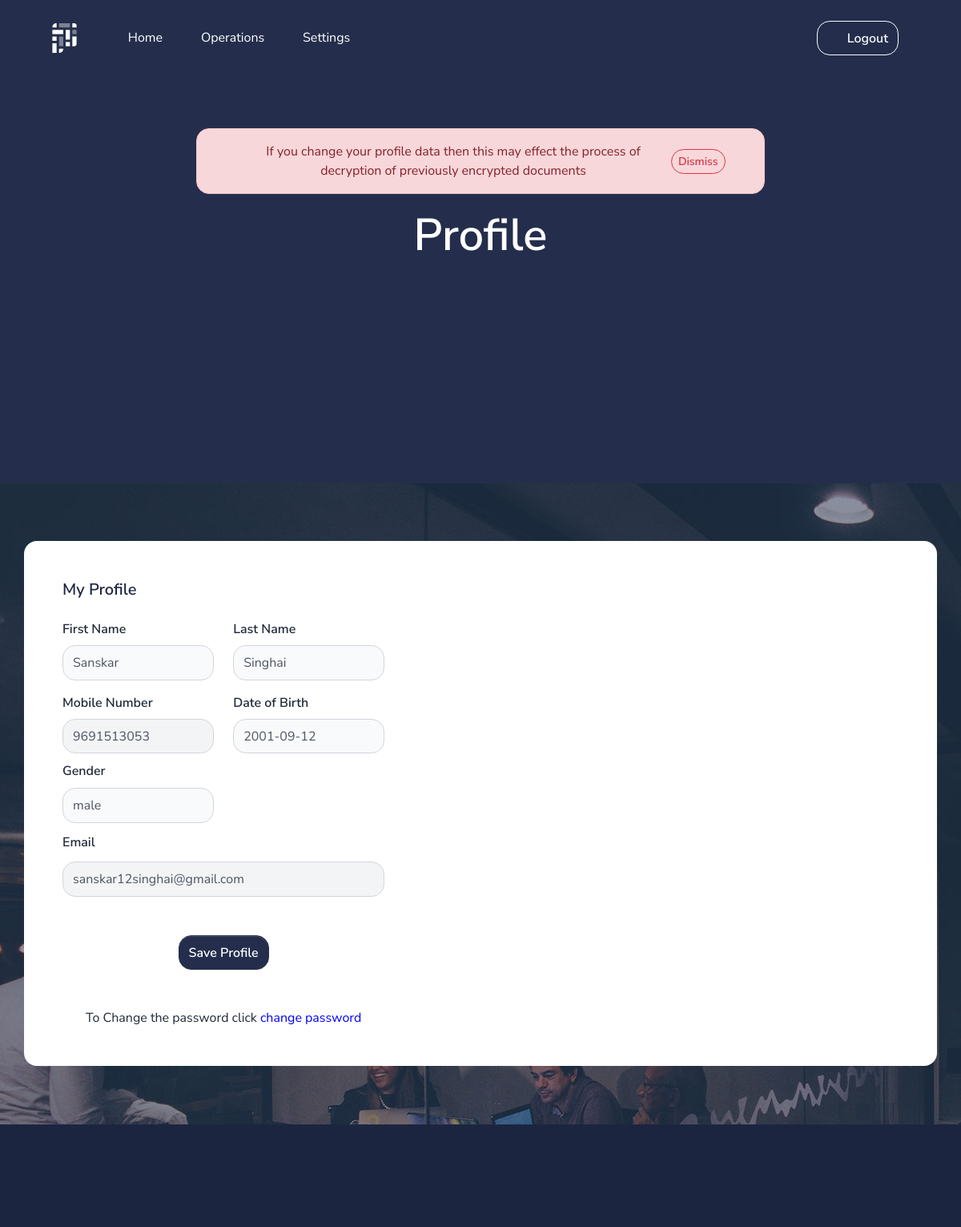
The app's page /profile (signed in), older data.
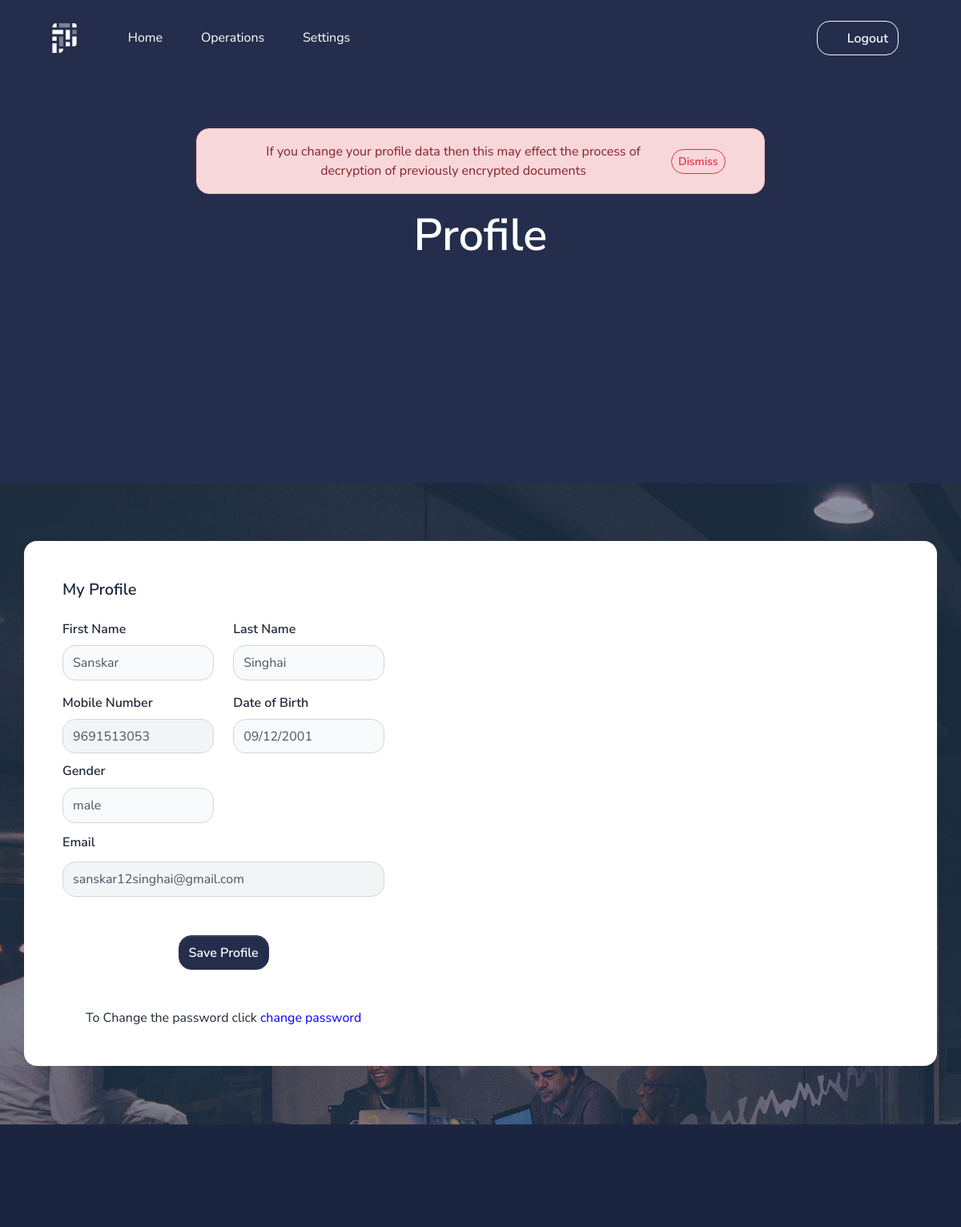
The same page, newer data.
### app.py (models this page shows)
class registration(db.Model):
    fname=db.Column(db.String(20), nullable=False)
    lname=db.Column(db.String(20), nullable=False)
    gender=db.Column(db.String(7), nullable=False)
    phone=db.Column(db.Integer, primary_key=True)
    email=db.Column(db.String(50), primary_key=True)
    dob=db.Column(db.String(10),nullable=False)
    role=db.Column(db.String(10),nullable=False)
    status=db.Column(db.String(10),nullable=False)
    password=db.Column(db.String(20), nullable=False)

### app.py (the view)
@app.route("/profile")
def profile():
    if 'email' in session:
        lo=registration.query.filter_by(email=session['email']).first()
        flash("If you change your profile data then this may effect the process of decryption of previously encrypted documents","danger")
        return render_template("home/profile.html",lo=lo,msg="no")
    else:
        return redirect("/")

### templates/home/profile.html (shortened to what this page needs)
{% extends "layouts/base.html" %}
{% block content %}
    <main>
        <section class="section section-header pb-11 bg-primary text-white">
            <div class="container">
                <div class="row justify-content-center">
                    <div class="col-12 col-xl-8 text-center">
                        {% with messages = get_flashed_messages(with_categories=true) %}
                        {% if messages %}
                              {% for cato,message in messages %}
                              <div class="alert alert-{{cato}} alert-dismissible d-flex align-items-center justify-content-between" role="alert">
                                <svg class="bi flex-shrink-0 me-2" width="24" height="24" role="img" aria-label="Success:"><use xlink:href="#check-circle-fill"/></svg>
                                    {{message}}
                                    <button type="button" class="btn btn-light btn-outline-{{cato}} btn-sm" data-bs-dismiss="alert" aria-label="Close" style="margin:0% 0%">Dismiss</button>
                              </div>
                              {% endfor %}
                        {% endif %}
                        {% endwith %}
                        <h1 class="display-2 mb-3">Profile</h1>
                    </div>
                </div>
            </div>
        </section>
      <section class="min-vh-100 d-flex align-items-center section-image overlay-soft-dark" data-background="/static/assets/img/pages/form-image.jpg">
            <div class="container rounded bg-white mt-5 mb-5">
               <div class="row">
                   <div class="col-md-5 border-right">
                       <div class="p-3 py-5">
                           <div class="d-flex justify-content-between align-items-center mb-3">
                               <h5 class="text-right">My Profile </h5>
                           </div>
                           <form action="/profileupdate" method="post">
                           <div class="row mt-2">
                               <div class="col-md-6"><label class="labels">First Name</label><input type="text" class="form-control" name="fname" id="fname" value="{{lo.fname}}" placeholder="first name" ></div>
                               <div class="col-md-6"><label class="labels">Last Name</label><input type="text" class="form-control"  name="lname" id="lname" value="{{lo.lname}}" placeholder="last name"></div>
                           </div>
                           <div class="row mt-3">
                               <div class="col-md-6"><label class="labels">Mobile Number</label><input type="text" class="form-control" name="phone" id="phone" value="{{lo.phone}}" placeholder=" phone number" readonly></div><br>
                               <div class="col-md-6"><label class="labels">Date of Birth</label><input type="text" class="form-control" name="dob" id="dob" value="{{lo.dob}}" placeholder="date of birth" ></div><br>
                               <div class="col-md-6"><label class="labels" style="margin: 5% 0%;">Gender</label><input type="text" class="form-control" name="gender" id="gender" value="{{lo.gender}}" placeholder="gender"></div><br>
                               <div class="col-md-12"><label class="labels" style="margin: 3% 0%;">Email</label><input type="text" class="form-control" name="email" id="email" value="{{lo.email}}" placeholder="email" readonly ></div><br>
                           </div>
                           <div class="mt-5 text-center"><button class="btn btn-primary profile-button" type="submit">Save Profile</button></div>
                           {% if msg=="no" %}
                           <div class="mt-5 text-center">To Change the password click <a href="\passwrodupdatepage" style="color: blue;"> change password </a></div>
                           {% endif %}
                        </form>
                       </div>
                   </div>
                   <div class="col-md-4">
                    <div class="p-3 py-5">
           </div>
           </div>
               </section>
    </main>
    {% include 'includes/footer.html' %}
{% endblock content %}

Row changes from the older to the newer data that the page shows:
changed registration "Sanskar": dob "2001-09-12" → "09/12/2001"
